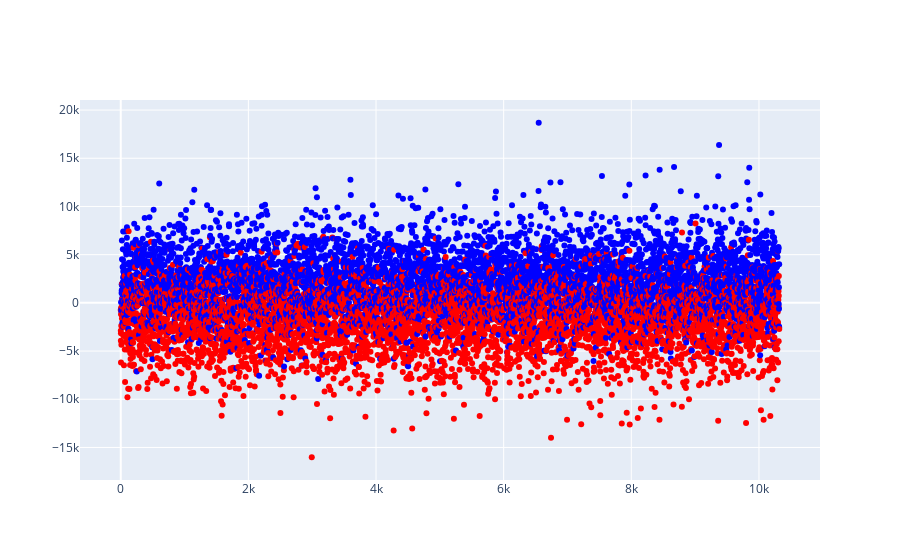

Notebook cell for this chart:
### Markdown cell above
# Gold Difference at 14 Scatter Plot

### Code cell
X = range(len(matches))

colors = ['red' if val == 1 else 'blue' for val in matches['winner']]

fig = go.Figure(data=go.Scatter(x=np.array(X), y=matches['goldDifference'], mode='markers', marker=dict(color=colors)))
fig.show()

### Figure 1 — Plotly figure (JSON) as saved in the notebook; plotly's stock layout.template omitted (floating-point values rounded to 4 significant figures; data arrays with more than 128 entries replaced by an {"elided": "..."} marker saying what was removed)
{"data": [{"marker": {"color": {"elided": "10319 str values"}}, "mode": "markers", "type": "scatter", "x": {"elided": "10319 int values"}, "y": {"elided": "10319 int values"}}], "layout": {}}
